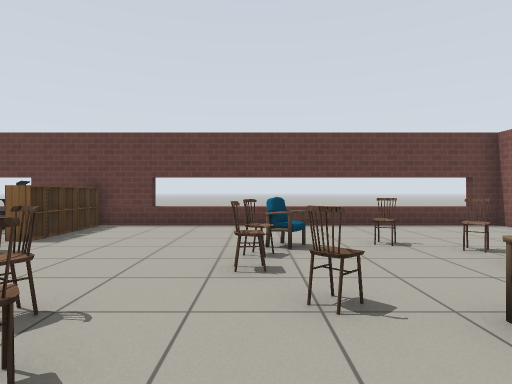
view 1 (above)

24 first-person views from a walk through a Gazebo world. The camera is 0.9 m above the floor, looks level and sees 75° across. The floor is counted in squares, 1 m on a side. Each view is taken from the middle of a square. On the plan, view 1 faces up. The plan holds only what a view shows up to about 12 squares ahead; the rest is blank. The place goes on beyond the plan. Gazebo's built-in surfaces are drawn with simple patterns. Simple shapes stand in for some stock models. Some surface patterns are stand-ins.

view 2
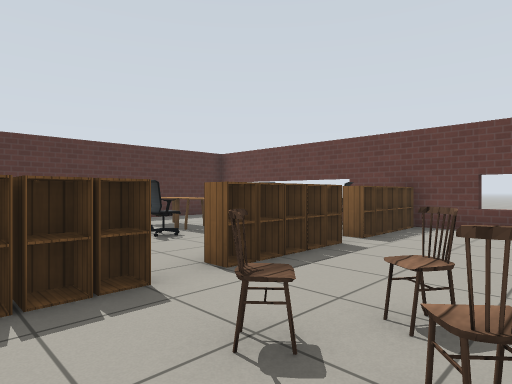

view 3
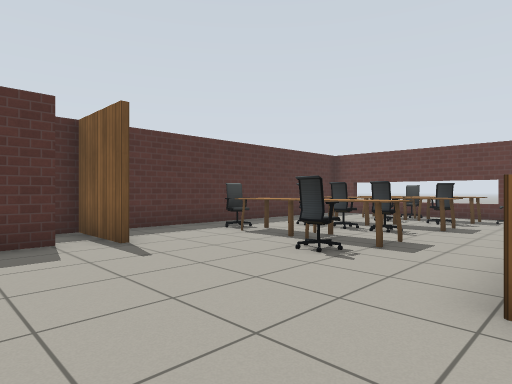

view 4
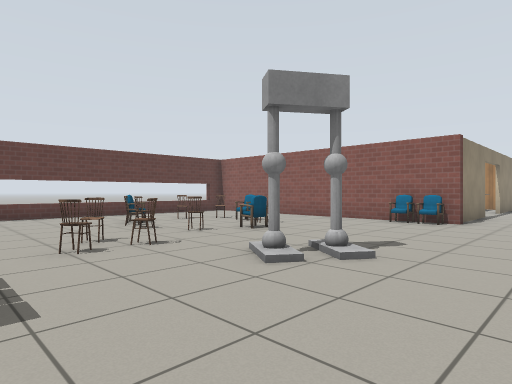

view 5
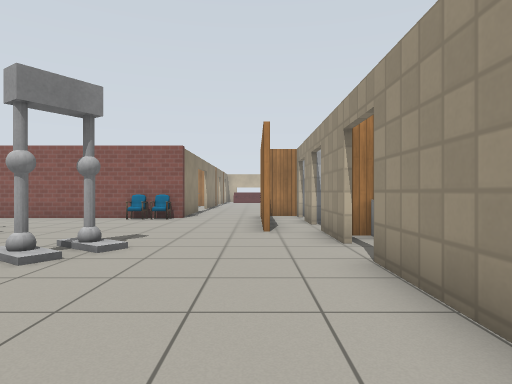

view 6
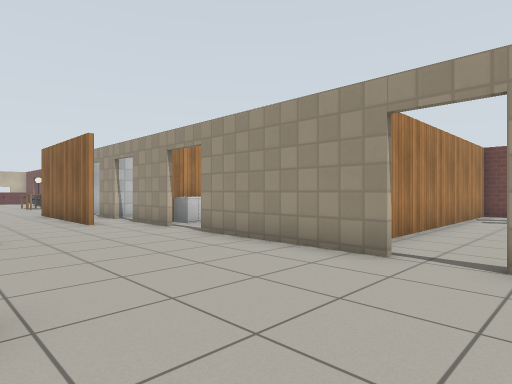

view 7
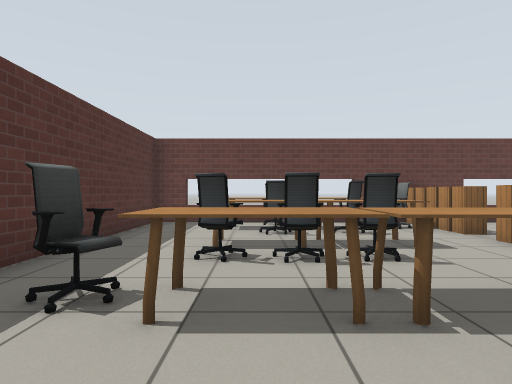

view 8
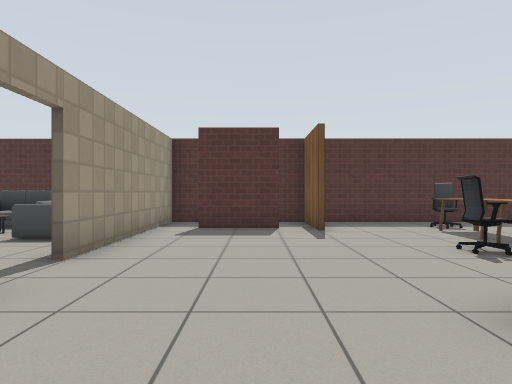

view 9
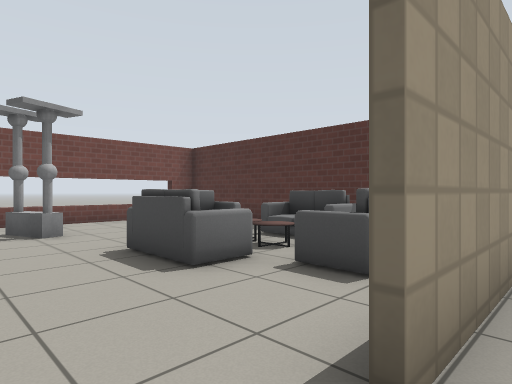

view 10
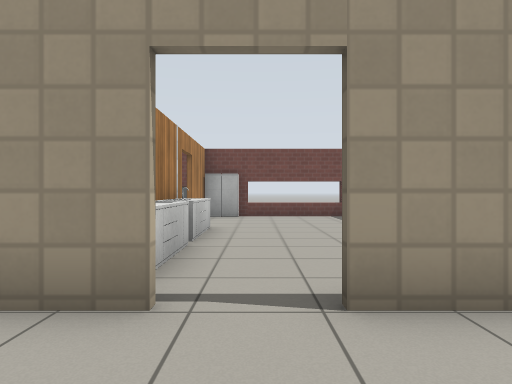

view 11
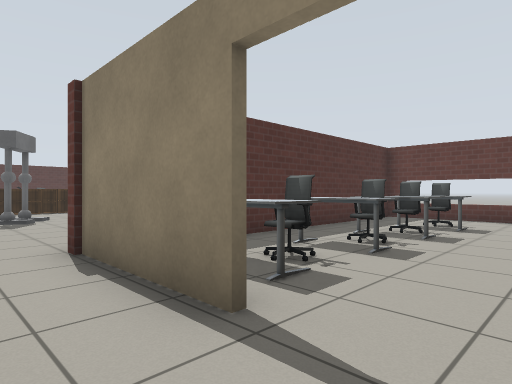

view 12
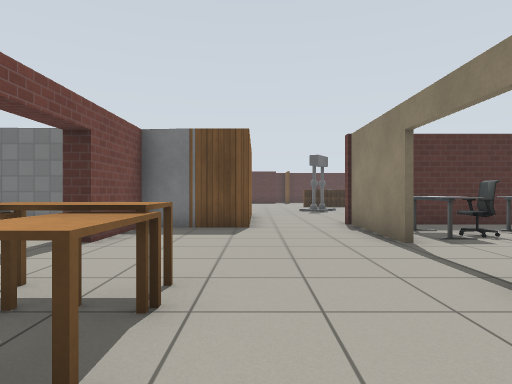

view 13
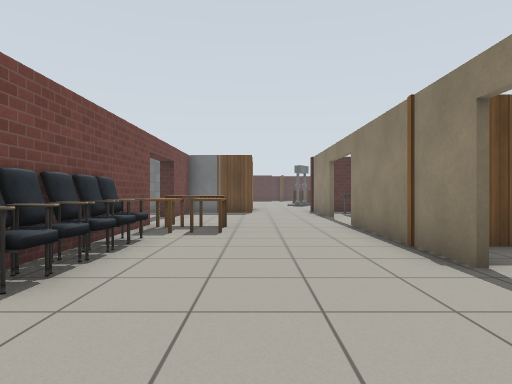

view 14
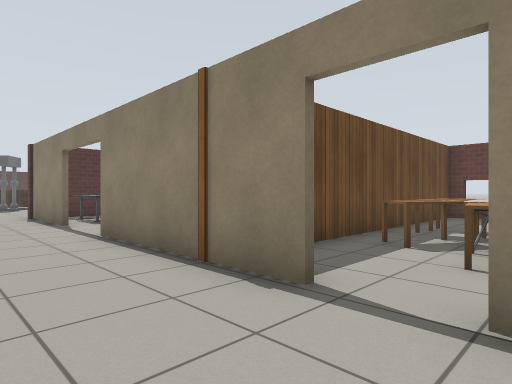

view 15
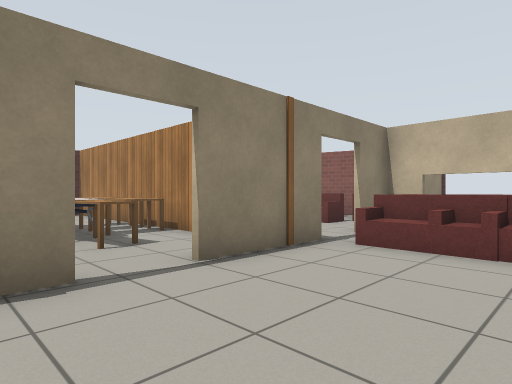

view 16
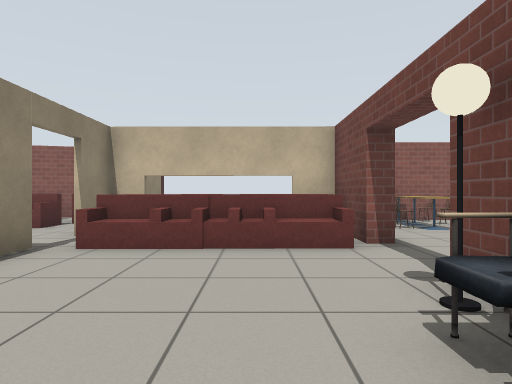

view 17
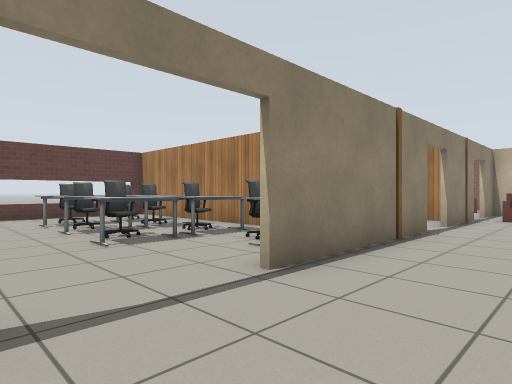

view 18
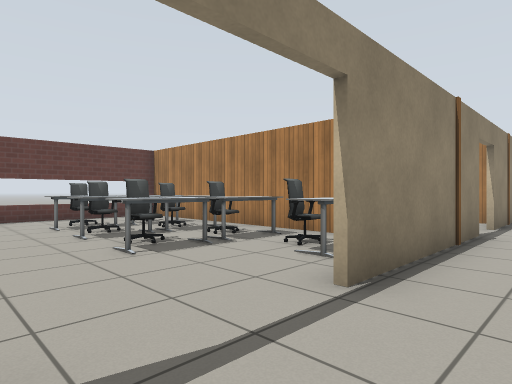

view 19
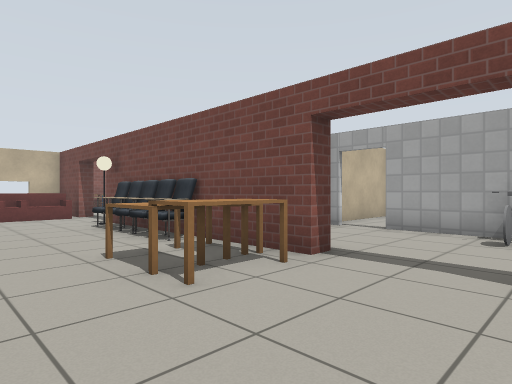

view 20
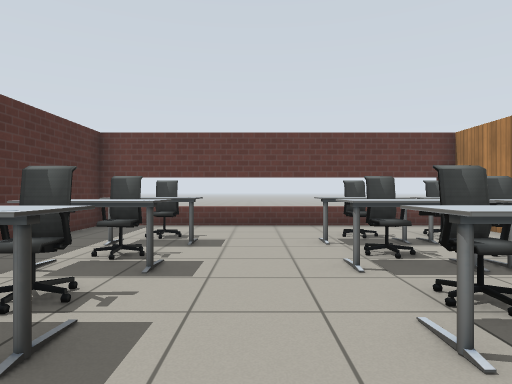

view 21
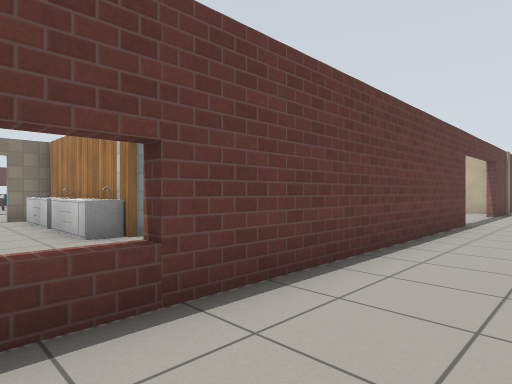

view 22
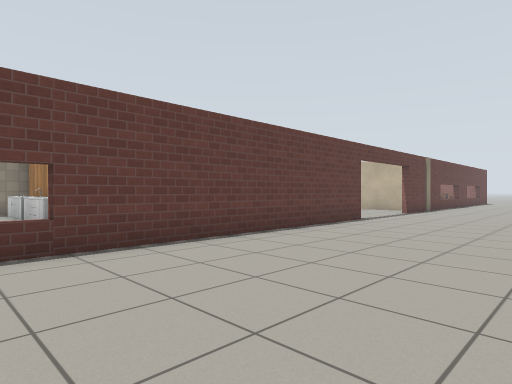

view 23
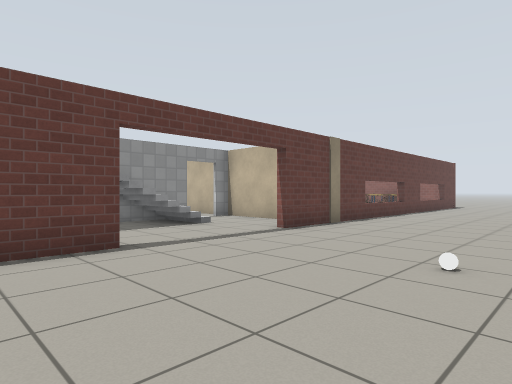

view 24
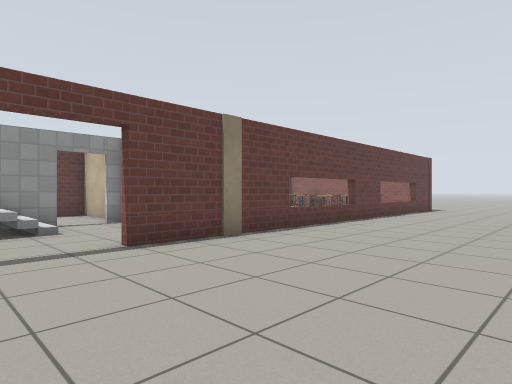

### Floor plan
Points are (right, up) in squares from view 1. A wall is a line through its corners. A room is listed if a view was taken in it or the views show most of it. See-through windows are left out.
Room 1 (views 1, 2, 3, 4, 5, 6, 7, 8, 9, 10)
walls: (2.5, -4.2) (5.4, -4.2); (0.8, -5.5) (2.9, -5.5); (-5.1, -5.5) (-0.6, -5.5); (6.5, -1.5) (6.5, 4.9); (-10.3, -2.4) (-10.3, -4.5); (4.1, -5.5) (5.4, -5.5); (-9.6, -5.5) (-6.2, -5.5); (6.5, 9) (-12, 9) (-12, -0.9)
ways out: opening at (6.5, -2.5) to room 2; open door at (-5.5, -6) to room 4; opening at (-10, -5); open door at (0, -6); open door at (3.5, -6); open door at (6.5, -6)
objects: office chair (-11, 2) to (-10, 2); office chair (-10, 3) to (-9, 4); table (-10, 5) to (-9, 5); table (-10, 7) to (-10, 8); table (-9, 1) to (-8, 2); office chair (-9, 6) to (-8, 7); other object (-9, 8) to (-8, 8); office chair (-8, 3) to (-7, 4); table (-8, 5) to (-6, 5); table (-8, 7); office chair (-7, 0) to (-7, 1); table (-7, 2) to (-6, 2); office chair (-7, 6) to (-7, 7); table (-7, 8); office chair (-6, 7) to (-6, 8); cabinet (-5, 8) to (-4, 8); cabinet (-4, -1); cabinet (-4, 0); cabinet (-4, 1); cabinet (-4, 3); cabinet (-4, 4); cabinet (-4, 5); cabinet (-4, 6); cabinet (-4, 7); cabinet (-4, 9); chair (-2, 1); chair (-2, 2); chair (-1, 1); person (0, -1); chair (0, 4); chair (0, 5); chair (1, 3); chair (1, 5) to (1, 6); chair (2, 2); chair (2, 6); other object (3, 3); chair (3, 4); chair (3, 5); chair (6, -1); chair (6, 0)
Room 2 (views 11, 12, 13, 14, 15, 16, 17, 18, 19, 21, 22, 23, 24)
walls: (11, -11) (12.5, -11); (13.5, -11.1) (11.1, -11.1); (15.2, -11.1) (14.8, -11.1); (15.4, -14.6) (15.4, -12.4); (9.2, -15.7) (7.1, -15.7); (12.8, -6.9) (19.4, -6.9); (4.8, -15.7) (-0.8, -15.7); (7.6, -5.5) (7.5, -6.9) (10.1, -6.9); (22.6, -15.7) (13.4, -15.7); (5.4, -4.2) (7.6, -4.2) (7.6, -5.7); (10.2, -1.4) (6.8, -1.4); (22.8, -6.9) (25.1, -6.9) (25.2, -4.4); (18.2, -1.4) (12.8, -1.4); (22.4, -1.4) (19.4, -1.4); (25.2, -2.6) (25.2, -1.4) (23.8, -1.4); (29.6, -1.4) (27.9, -1.4)
ways out: opening at (6.5, -2.5) to room 1; open door at (11.5, -1) to room 3; open door at (18.5, -1) to room 3; opening at (22, -16); open door at (2, -12.5); open door at (3.2, -8.6); open door at (6.5, -8.5); open door at (11, -7); open door at (11.5, -15.5); open door at (14, -11); open door at (21.5, -7); open door at (23, -1)
objects: other object (2, -14); other object (11, -20); stairs (12, -11); table (13, -6) to (13, -5); desk (14, -6); desk (14, -5); chair (16, -6); chair (17, -6); chair (18, -6); chair (19, -6); other object (20, -7); sofa (23, -6) to (23, -5); sofa (23, -4); sofa (23, -2); other object (24, -6) to (25, -6); other object (24, -3) to (25, -2); other object (25, -4)
Room 3 (view 20)
walls: (16.4, 5.4) (16.4, 9) (6.8, 9) (6.8, -0.4); (16.5, 1.4) (16.5, -0.2); (16.4, 0.9) (16.4, 1.5); (17.8, 9) (16.5, 9) (16.5, 5.4); (21.3, 3.4) (21.3, 7.8); (21.3, -1) (21.3, -0.2)
ways out: open door at (11.5, -1) to room 2; open door at (18.5, -1) to room 2
objects: table (8, 0); table (8, 2) to (10, 2); office chair (9, 0) to (9, 1); office chair (9, 3); table (9, 4) to (10, 4); office chair (9, 5); table (9, 6) to (10, 6); office chair (9, 7); table (10, 0); table (12, 2) to (13, 2); table (12, 4) to (13, 4); table (12, 6) to (13, 6); office chair (13, 3); office chair (13, 5); office chair (13, 7); table (14, 0); table (14, 2) to (15, 2); table (14, 4) to (15, 4); office chair (14, 5) to (15, 5); table (14, 6) to (15, 6); office chair (15, 0) to (15, 1); office chair (15, 3); office chair (15, 7); desk (17, 2) to (18, 3); desk (17, 3) to (17, 4); desk (17, 4) to (18, 5); desk (19, 1) to (19, 2); table (19, 3) to (19, 4); desk (20, 2) to (21, 2); desk (20, 3) to (21, 3); other object (20, 4) to (20, 5)
Room 4 (no view inside)
walls: (-12, -8.4) (-12, -14.9); (-11.6, -15.4) (-4.3, -15.4) (-4.3, -7.4)
ways out: open door at (-5.5, -6) to room 1
objects: sofa (-11, -10) to (-11, -9); sofa (-10, -11) to (-9, -11); other object (-10, -10) to (-9, -10); other object (-10, -9) to (-9, -9); sofa (-10, -7) to (-9, -7); sofa (-8, -10) to (-7, -9); person (-7, -14) to (-6, -13)

Positions as (right, up) in squares from view 1, and headings:
1: (0, 0), facing up
2: (-1, 0), facing up-left
3: (-4, -4), facing up-left
4: (-4, -4), facing up-right
5: (-5, -4), facing right
6: (-7, -1), facing down-right
7: (-9, -1), facing up
8: (-2, -3), facing left
9: (-5, -5), facing down-left
10: (0, -3), facing down
11: (12, -3), facing up-left
12: (16, -4), facing left
13: (22, -4), facing left
14: (20, -4), facing up-left
15: (17, -5), facing up-right
16: (17, -5), facing right
17: (10, -4), facing up-right
18: (10, -3), facing up-right
19: (10, -3), facing down-right
20: (11, 0), facing up
21: (-1, -18), facing up-right
22: (-1, -21), facing up-right
23: (7, -21), facing up-right
24: (11, -21), facing up-right
